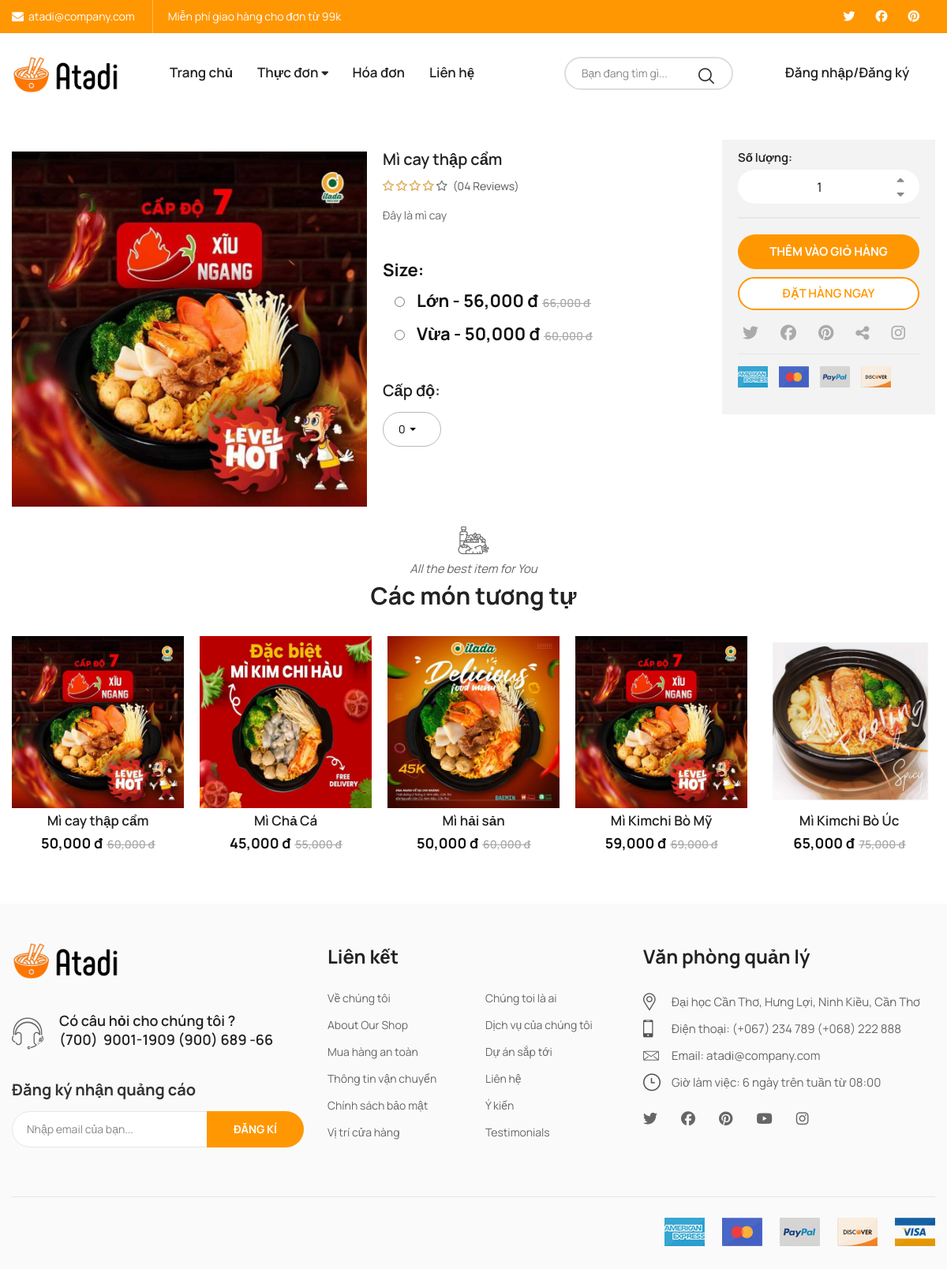
/product-detail.php?id=MC1, run on the app's committed database.
### tables this page shows
CREATE TABLE `sanpham` (
  `MASP` varchar(10) NOT NULL,
  `MALOAI` varchar(10) NOT NULL,
  `TENSP` varchar(100) DEFAULT NULL,
  `MOTA` varchar(300) DEFAULT NULL,
  `LINKANH` varchar(200) DEFAULT NULL
);

CREATE TABLE `sizecuasanpham` (
  `MASP` varchar(10) NOT NULL,
  `MASIZE` varchar(5) NOT NULL,
  `DONGIASP` int DEFAULT NULL
);

### product-detail.php (the view, shortened to what this page needs)
<!DOCTYPE html>
<html class="no-js" lang="en">
<?php
    include "head.php";
    include "connect.php";
?>
<body class="biolife-body">
    <?php
        include "header.php";
    ?>
    <div class="container">
    </div>
    <div class="page-contain single-product">
        <div class="container">
            <div id="main-content" class="main-content">
                <form action="themvaogiohang.php?from=pd" method="get" id="myForm">
                <div class="sumary-product single-layout">
                    <?php
                        $spid = $_GET['id'];
                        $query = "SELECT * FROM sanpham s join sizecuasanpham sz on s.MASP = sz.MASP WHERE s.MASP = '".$spid."'";
                        $result = $conn->query($query);
                        $row = $result->fetch_assoc();
                        $string = $row['MASP'];
                        $masp = preg_replace('/[0-9]/', '', $string);
                    ?>
                    <div class="media">
                        <img src="assets/images/products/<?php echo $masp ?>/<?php echo $row['LINKANH'] ?>" alt="" width="500" height="500">
                    </div>
                    <div class="product-attribute">
                        <h3 class="title"><?php echo $row['TENSP'] ?></h3>
                        <div class="rating">
                            <p class="star-rating"><span class="width-80percent"></span></p>
                            <span class="review-count">(04 Reviews)</span>
                        </div>
                        <p class="excerpt"><?php echo $row['MOTA'] ?></p>
                        <br>
                            <div class="price">
                                <ins><span style="" class="price-amount"><span class="currencySymbol">Size:</span></ins>
                            </div>
                            <?php
                                $size = "select * from sizecuasanpham sz join sanpham s on s.MASP=sz.MASP where sz.MASP = '".$spid."'";
                                $result = $conn->query($size);
                                if ($result->num_rows > 0) {
                                $result = $conn->query($size);
                                $result_all = $result -> fetch_all(MYSQLI_ASSOC);
                                foreach ($result_all as $szr) {
                            ?>
                            <div style="padding: 0 !important; margin: 15px !important" class="price">
                                <input required type="radio" name="size" id="" value="<?php echo $szr['MASIZE']?>">
                                    <ins><span style="margin-left: 15px !important" class="price-amount"><span class="currencySymbol"><?php echo $szr['MASIZE'] ?> - </span><?php echo number_format($szr['DONGIASP']) ?> đ</span></ins>
                                    <del><span class="price-amount"><span class="currencySymbol"></span><?php echo number_format($szr['DONGIASP']+10000) ?> đ</span></del>
                            </div>
                            <?php }} ?>
                            <?php
                                if ($masp=="MC"){
                                    ?>
                                        <div style="margin-top: 25px !important">
                                            <span class="title">Cấp độ:</span>
                                            <div style="margin-top: 15px !important; width: 20% !important;" class="form_combobox w-100">
                                            </div>
                                        </div>
                                    <?php
                                }
                            ?>
                        <div class="action-form" style="width: 100% !important; background-color: white !important;">
                        </div>
                    </div>
                    <div class="action-form">
                        <div class="quantity-box">
                            <span class="title">Số lượng:</span>
                            <div style="width: 100% !important;" class="qty-input">
                                <input style="width: 100% !important;" type="text" name="qty12554" value="1" data-max_value="20" data-min_value="1" data-step="1">
                                <a href="#" class="qty-btn btn-up"><i class="fa fa-caret-up" aria-hidden="true"></i></a>
                                <a href="#" class="qty-btn btn-down"><i class="fa fa-caret-down" aria-hidden="true"></i></a>
                            </div>
                        </div>
                        <div class="buttons">
                            <button type="submit" name="sb_giohang" style="min-width: 100% !important;" class="btn add-to-cart-btn">Thêm vào giỏ hàng</button>
                            <button type="submit" name="sb_dathang" style="min-width: 100% !important;" class="btn buy-now-btn">Đặt hàng ngay</button>
                        </div>
                        <div class="social-media">
                            <ul class="social-list">
                                <li><a href="#" class="social-link"><i class="fa fa-twitter" aria-hidden="true"></i></a></li>
                                <li><a href="#" class="social-link"><i class="fa fa-facebook" aria-hidden="true"></i></a></li>
                                <li><a href="#" class="social-link"><i class="fa fa-pinterest" aria-hidden="true"></i></a></li>
                                <li><a href="#" class="social-link"><i class="fa fa-share-alt" aria-hidden="true"></i></a></li>
                                <li><a href="#" class="social-link"><i class="fa fa-instagram" aria-hidden="true"></i></a></li>
                            </ul>
                        </div>
                        <div class="acepted-payment-methods">
                            <ul class="payment-methods">
                                <li><img src="assets/images/card1.jpg" alt="" width="51" height="36"></li>
                                <li><img src="assets/images/card2.jpg" alt="" width="51" height="36"></li>
                                <li><img src="assets/images/card3.jpg" alt="" width="51" height="36"></li>
                                <li><img src="assets/images/card4.jpg" alt="" width="51" height="36"></li>
                            </ul>
                        </div>
                    </div>
                </div>
                </form>
                <div class="product-related-box single-layout">
                    <div class="biolife-title-box lg-margin-bottom-26px-im">
                        <span class="biolife-icon icon-organic"></span>
                        <span class="subtitle">All the best item for You</span>
                        <h3 class="main-title">Các món tương tự</h3>
                    </div>
                    <ul class="products-list biolife-carousel nav-center-02 nav-none-on-mobile" data-slick='{"rows":1,"arrows":true,"dots":false,"infinite":false,"speed":400,"slidesMargin":0,"slidesToShow":5, "responsive":[{"breakpoint":1200, "settings":{ "slidesToShow": 4}},{"breakpoint":992, "settings":{ "slidesToShow": 3, "slidesMargin":20 }},{"breakpoint":768, "settings":{ "slidesToShow": 2, "slidesMargin":10}}]}'>
                        <?php
                            $sql1 = "SELECT * FROM sanpham s join sizecuasanpham sz on s.MASP = sz.MASP WHERE sz.MASIZE in ('Vừa','M','Combo') and MALOAI = ".$row['MALOAI'];
                            $rs = $conn->query($sql1);
                                if ($rs->num_rows > 0) {
                                $rs = $conn->query($sql1);
                                $rsa = $rs -> fetch_all(MYSQLI_ASSOC);
                                foreach ($rsa as $row1) {
                                    $string = $row1['MASP'];
                                    $masp = preg_replace('/[0-9]/', '', $string);
                        ?>
                            <li class="product-item">
                                <div class="contain-product layout-default">
                                    <div class="product-thumb">
                                        <a href="product-detail.php?id=<?php echo $string ?>" class="link-to-product">
                                            <img src="assets/images/products/<?php echo $masp ?>/<?php echo $row1['LINKANH'] ?>" alt="dd" width="270" height="270" class="product-thumnail">
                                        </a>
                                    </div>
                                    <div class="info">
                                        <h4 class="product-title"><a href="#" class="pr-name"><?php echo $row1['TENSP'] ?></a></h4>
                                        <div class="price">
                                            <ins><span class="price-amount"><span class="currencySymbol"></span><?php echo number_format($row1['DONGIASP']) ?> đ</span></ins>
                                            <del><span class="price-amount"><span class="currencySymbol"></span><?php echo number_format($row1['DONGIASP']+10000) ?> đ</span></del>
                                        </div>
                                    </div>
                                </div>
                            </li>
                        <?php }} ?>
                    </ul>
                </div>
            </div>
        </div>
    </div>
    <?php
        include "footer.php";
    ?>
</body>
</html>

### data on the page
sanpham: LINKANH (picture), TENSP "Mì cay thập cẩm", MOTA "Đây là mì cay"
sizecuasanpham: MASIZE "Lớn", DONGIASP "56,000", $szr['DONGIASP']+10000 "66,000"
sizecuasanpham: MASIZE "Vừa", DONGIASP "50,000", $szr['DONGIASP']+10000 "60,000", MASP.LINKANH (picture), MASP.TENSP "Mì cay thập cẩm", $row1['DONGIASP']+10000 "60,000"
sizecuasanpham: MASP.LINKANH (picture), MASP.TENSP "Mì Chả Cá", DONGIASP "45,000", $row1['DONGIASP']+10000 "55,000"
sizecuasanpham: MASP.LINKANH (picture), MASP.TENSP "Mì hải sản", DONGIASP "50,000", $row1['DONGIASP']+10000 "60,000"
sizecuasanpham: MASP.LINKANH (picture), MASP.TENSP "Mì Kimchi Bò Mỹ", DONGIASP "59,000", $row1['DONGIASP']+10000 "69,000"
sizecuasanpham: MASP.LINKANH (picture), MASP.TENSP "Mì Kimchi Bò Úc", DONGIASP "65,000", $row1['DONGIASP']+10000 "75,000"
